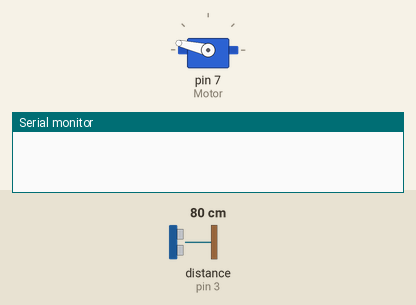
Simulated run of this sketch. Board: Arduino Uno, built with avr-gcc and run on an emulated ATmega328P. Parts: servo, the last lines printed to the serial monitor. Wiring (inferred from the names in the program): ultrasonic range finder: trigger pin 2; echo pin 3. Inputs (shaded band) come from the test bench; at power-on: distance to the obstacle (sensor on pin 3) 80 cm. The echo pulse lasts 58.3 µs per cm.

Above: at 0.45 s.
At 3.7 s:
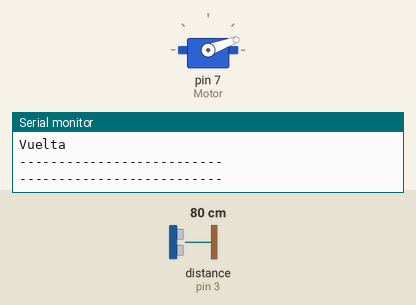
3.8 s: distance to the obstacle (sensor on pin 3) set to 91 cm
6.8 s: distance to the obstacle (sensor on pin 3) set to 250 cm
At 14.7 s:
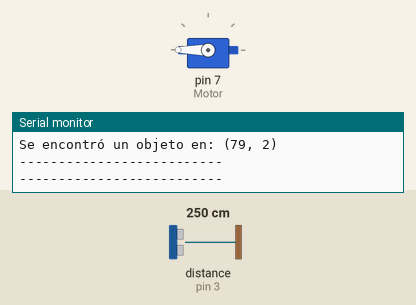
Timing chart, 0 to 15.8 s (numbered marks = the images above; inputs shaded):
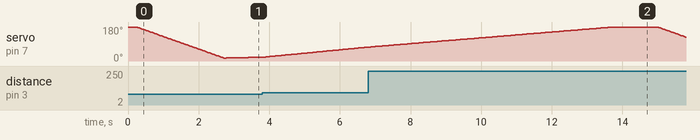

The sketch:

Proyecto_Sensores.ino
```cpp
#include <Servo.h>
const int Trig = 2;
const int Echo= 3;
int Distancia_Calculo();

int x,y,r,c,j=0,k=0,i,busqueda,ifinal, interpuesto=0;
double iprim,angx,angy,ipromedio,iaux;
long distancia,distanciaPrueba,distanciaAux;

Servo Motor;
double Entorno[50][4], Entorno_Fijo[15][3];

void setup() {
  pinMode(Trig, OUTPUT);
  pinMode(Echo, INPUT);
  Serial.begin(9600);
  Motor.attach(7);
}


void loop() {
for(i=195;i>14;i--){
      Motor.write(i);
      delay(15);
  }
  Serial.println("Vuelta");
  Serial.println("--------------------------");
  Serial.println("--------------------------");
  for(i=15;i<=195;i++){
  Motor.write(i);
  delay(50);
  distancia = Distancia_Calculo();
  if(distancia>0&&(i!=0))
  {
    interpuesto=0;
    ifinal=i+1;
    distanciaPrueba=1;
    iaux=0;
    while(distanciaPrueba>0)
    {
      Motor.write(ifinal);
      delay(200);
      distanciaPrueba = Distancia_Calculo();
      if(distanciaPrueba>(distancia+15)||distanciaPrueba<(distancia-15))
      {
        interpuesto=-1;
        break;
      }
      else
      {
        if (ifinal>=195)
        {
          break;
        }
        else
        {
           ifinal++;
        }

      }
    }
    busqueda=0;
    for(r=0;r<j;r++)
    {
      if((i<(Entorno[r][0]+5))&&(i>(Entorno[r][0]-5)))
      {
        if((distancia<(Entorno[r][1]+5))&&(distancia>(Entorno[r][1]-5)))
        {
          if((ifinal<(Entorno[r][2]+5))&&(ifinal>(Entorno[r][2]-5)))
          {
            Entorno[r][3]=Entorno[r][3]+1;
            busqueda=-1;
          }
        }
      }
    }
    if (busqueda==0)
    {
      Entorno[j][0]=i;
      Entorno[j][1]=distancia;
      Entorno[j][2]=ifinal;
      Entorno[j][3]=0;
      j++;
    }
    for(r=0;r<j;r++)
    {
      if(Entorno[r][3]==3)
      {
        Entorno_Fijo[k][0]=Entorno[r][0];
        Entorno_Fijo[k][1]=Entorno[r][1];
        Entorno_Fijo[k][2]=Entorno[r][2];
        k++;
      }
    }
    busqueda=0;
    for(r=0;r<k;r++)
    {
      if(((Entorno_Fijo[r][0]<(i+5)))&&(Entorno_Fijo[r][0]>(i-5)))
      {
        if((distancia<(Entorno_Fijo[r][1]+5))&&(distancia>(Entorno_Fijo[r][1]-5)))
        {
          if((ifinal<(Entorno_Fijo[r][2]+5))&&(ifinal>(Entorno_Fijo[r][2]-5)))
          {
            busqueda=-1;
          }

        }
      }
    }
    if(busqueda==0)
    {
      ipromedio = ((ifinal-15)+(i-15))/2;
      iprim = ipromedio*3.14159/180;
      angx= cos(iprim);
      angy= sin(iprim);
      x= angx*distancia;
      y=angy*distancia;

      Serial.print("Se encontró un objeto en: ");
      Serial.print("(");
      Serial.print(x);
      Serial.print(", ");
      Serial.print(y);
      Serial.println(")");
      Serial.println("--------------------------");
      Serial.println("--------------------------");
    }
    i=ifinal;
    if(interpuesto==0)
    {
       for(r=0;r<5;r++)
       {
         i++;
         Motor.write(i);
         delay(50);
       }

    }
  }
 }
}
int Distancia_Calculo()
{
  long distancia1;
  long duracion;
  digitalWrite(Trig, LOW);
  delayMicroseconds(2);
  digitalWrite(Trig, HIGH);
  delayMicroseconds(10);
  digitalWrite(Trig, LOW);
  duracion = pulseIn(Echo, HIGH);
  distancia1= duracion*0.01715;
  if(distancia1>85||distancia1<1)
  {
    distancia1=-1;
  }
  return distancia1;
}
```

Measured:
- by itself, servo on pin 7 (Motor): rises from 73° to 180° in 6.9 s, then falls to 127° in 2.1 s
